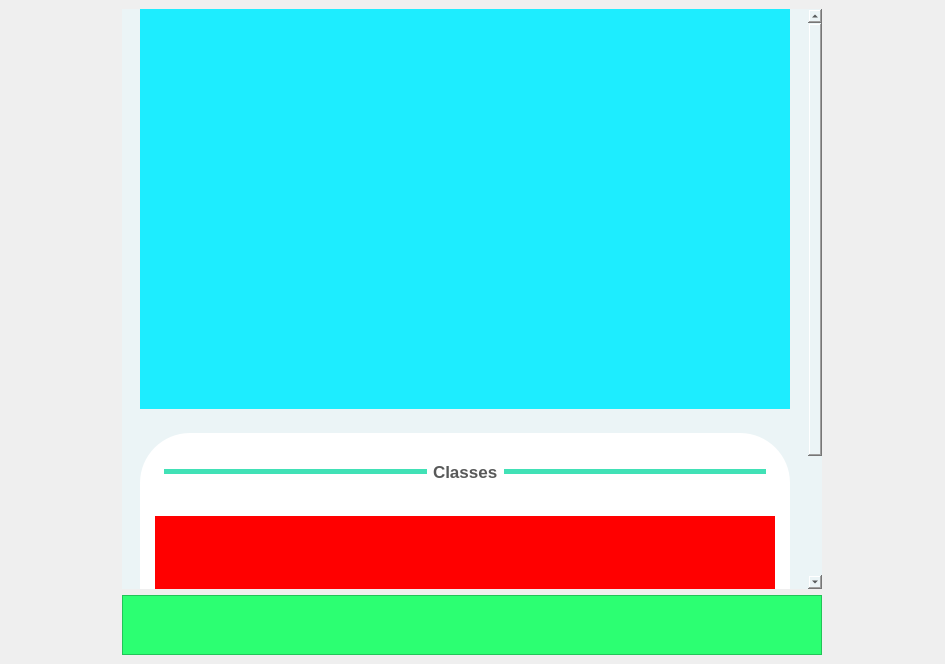
<?xml version="1.0" encoding="UTF-8"?>
<ui version="4.0">
 <class>MainWindow</class>
 <widget class="QMainWindow" name="MainWindow">
  <property name="geometry">
   <rect>
    <x>0</x>
    <y>0</y>
    <width>945</width>
    <height>664</height>
   </rect>
  </property>
  <property name="windowTitle">
   <string>MainWindow</string>
  </property>
  <property name="styleSheet">
   <string notr="true"/>
  </property>
  <widget class="QWidget" name="centralwidget">
   <property name="minimumSize">
    <size>
     <width>0</width>
     <height>0</height>
    </size>
   </property>
   <layout class="QGridLayout" name="gridLayout_2">
    <item row="1" column="0">
     <widget class="QFrame" name="frame">
      <property name="minimumSize">
       <size>
        <width>0</width>
        <height>60</height>
       </size>
      </property>
      <property name="styleSheet">
       <string notr="true">background: rgb(44, 255, 114);</string>
      </property>
      <property name="frameShape">
       <enum>QFrame::StyledPanel</enum>
      </property>
      <property name="frameShadow">
       <enum>QFrame::Raised</enum>
      </property>
     </widget>
    </item>
    <item row="0" column="0">
     <widget class="QScrollArea" name="scrollArea">
      <property name="maximumSize">
       <size>
        <width>700</width>
        <height>16777215</height>
       </size>
      </property>
      <property name="styleSheet">
       <string notr="true">background: rgb(235, 244, 246); border: 0;</string>
      </property>
      <property name="verticalScrollBarPolicy">
       <enum>Qt::ScrollBarAsNeeded</enum>
      </property>
      <property name="horizontalScrollBarPolicy">
       <enum>Qt::ScrollBarAlwaysOff</enum>
      </property>
      <property name="widgetResizable">
       <bool>true</bool>
      </property>
      <widget class="QWidget" name="wrapper">
       <property name="geometry">
        <rect>
         <x>0</x>
         <y>0</y>
         <width>683</width>
         <height>750</height>
        </rect>
       </property>
       <layout class="QGridLayout" name="gridLayout">
        <property name="leftMargin">
         <number>0</number>
        </property>
        <property name="topMargin">
         <number>0</number>
        </property>
        <property name="rightMargin">
         <number>0</number>
        </property>
        <property name="bottomMargin">
         <number>0</number>
        </property>
        <property name="spacing">
         <number>0</number>
        </property>
        <item row="0" column="0">
         <widget class="QFrame" name="container">
          <property name="sizePolicy">
           <sizepolicy hsizetype="Preferred" vsizetype="Maximum">
            <horstretch>0</horstretch>
            <verstretch>0</verstretch>
           </sizepolicy>
          </property>
          <property name="maximumSize">
           <size>
            <width>650</width>
            <height>16777215</height>
           </size>
          </property>
          <property name="styleSheet">
           <string notr="true"/>
          </property>
          <property name="frameShape">
           <enum>QFrame::StyledPanel</enum>
          </property>
          <property name="frameShadow">
           <enum>QFrame::Raised</enum>
          </property>
          <layout class="QVBoxLayout" name="verticalLayout_3">
           <property name="spacing">
            <number>12</number>
           </property>
           <property name="leftMargin">
            <number>0</number>
           </property>
           <property name="topMargin">
            <number>0</number>
           </property>
           <property name="rightMargin">
            <number>0</number>
           </property>
           <property name="bottomMargin">
            <number>0</number>
           </property>
           <item>
            <widget class="QFrame" name="jumbotron">
             <property name="minimumSize">
              <size>
               <width>0</width>
               <height>400</height>
              </size>
             </property>
             <property name="maximumSize">
              <size>
               <width>16777164</width>
               <height>400</height>
              </size>
             </property>
             <property name="styleSheet">
              <string notr="true">background: rgb(29, 237, 255);</string>
             </property>
             <property name="frameShape">
              <enum>QFrame::StyledPanel</enum>
             </property>
             <property name="frameShadow">
              <enum>QFrame::Raised</enum>
             </property>
             <layout class="QVBoxLayout" name="verticalLayout_2">
              <property name="leftMargin">
               <number>0</number>
              </property>
              <property name="topMargin">
               <number>0</number>
              </property>
              <property name="rightMargin">
               <number>0</number>
              </property>
              <property name="bottomMargin">
               <number>0</number>
              </property>
              <item>
               <widget class="QFrame" name="datetime">
                <property name="minimumSize">
                 <size>
                  <width>0</width>
                  <height>60</height>
                 </size>
                </property>
                <property name="maximumSize">
                 <size>
                  <width>16777215</width>
                  <height>60</height>
                 </size>
                </property>
                <property name="frameShape">
                 <enum>QFrame::StyledPanel</enum>
                </property>
                <property name="frameShadow">
                 <enum>QFrame::Raised</enum>
                </property>
               </widget>
              </item>
              <item>
               <widget class="QFrame" name="map">
                <property name="minimumSize">
                 <size>
                  <width>0</width>
                  <height>300</height>
                 </size>
                </property>
                <property name="maximumSize">
                 <size>
                  <width>16777215</width>
                  <height>400</height>
                 </size>
                </property>
                <property name="frameShape">
                 <enum>QFrame::StyledPanel</enum>
                </property>
                <property name="frameShadow">
                 <enum>QFrame::Raised</enum>
                </property>
                <layout class="QGridLayout" name="gridLayout_3">
                 <property name="leftMargin">
                  <number>0</number>
                 </property>
                 <property name="topMargin">
                  <number>0</number>
                 </property>
                 <property name="rightMargin">
                  <number>0</number>
                 </property>
                 <property name="bottomMargin">
                  <number>0</number>
                 </property>
                 <property name="spacing">
                  <number>0</number>
                 </property>
                 <item row="0" column="0">
                  <widget class="QScrollArea" name="scrollArea_2">
                   <property name="widgetResizable">
                    <bool>true</bool>
                   </property>
                   <widget class="QWidget" name="scrollAreaWidgetContents">
                    <property name="geometry">
                     <rect>
                      <x>0</x>
                      <y>0</y>
                      <width>650</width>
                      <height>334</height>
                     </rect>
                    </property>
                   </widget>
                  </widget>
                 </item>
                </layout>
               </widget>
              </item>
             </layout>
            </widget>
           </item>
           <item>
            <widget class="QFrame" name="assignments">
             <property name="frameShape">
              <enum>QFrame::StyledPanel</enum>
             </property>
             <property name="frameShadow">
              <enum>QFrame::Raised</enum>
             </property>
            </widget>
           </item>
           <item>
            <widget class="QFrame" name="course_container">
             <property name="sizePolicy">
              <sizepolicy hsizetype="Preferred" vsizetype="Maximum">
               <horstretch>0</horstretch>
               <verstretch>0</verstretch>
              </sizepolicy>
             </property>
             <property name="styleSheet">
              <string notr="true">border-top-left-radius: 50px;
border-top-right-radius: 50px;
border-bottom-left-radius: 0px;
border-bottom-right-radius: 0px;
background: rgb(255, 255, 255);</string>
             </property>
             <property name="frameShape">
              <enum>QFrame::StyledPanel</enum>
             </property>
             <property name="frameShadow">
              <enum>QFrame::Raised</enum>
             </property>
             <layout class="QVBoxLayout" name="verticalLayout_5">
              <property name="spacing">
               <number>25</number>
              </property>
              <property name="leftMargin">
               <number>15</number>
              </property>
              <property name="topMargin">
               <number>20</number>
              </property>
              <property name="rightMargin">
               <number>15</number>
              </property>
              <property name="bottomMargin">
               <number>12</number>
              </property>
              <item>
               <widget class="QFrame" name="course_title">
                <property name="sizePolicy">
                 <sizepolicy hsizetype="Preferred" vsizetype="Maximum">
                  <horstretch>0</horstretch>
                  <verstretch>0</verstretch>
                 </sizepolicy>
                </property>
                <property name="frameShape">
                 <enum>QFrame::StyledPanel</enum>
                </property>
                <property name="frameShadow">
                 <enum>QFrame::Raised</enum>
                </property>
                <layout class="QHBoxLayout" name="horizontalLayout">
                 <item>
                  <widget class="QFrame" name="line_course">
                   <property name="minimumSize">
                    <size>
                     <width>0</width>
                     <height>5</height>
                    </size>
                   </property>
                   <property name="maximumSize">
                    <size>
                     <width>16777215</width>
                     <height>5</height>
                    </size>
                   </property>
                   <property name="styleSheet">
                    <string notr="true">background: rgb(65, 225, 182); border-radius: 20px;</string>
                   </property>
                   <property name="frameShape">
                    <enum>QFrame::StyledPanel</enum>
                   </property>
                   <property name="frameShadow">
                    <enum>QFrame::Raised</enum>
                   </property>
                  </widget>
                 </item>
                 <item>
                  <widget class="QLabel" name="label">
                   <property name="sizePolicy">
                    <sizepolicy hsizetype="Maximum" vsizetype="Preferred">
                     <horstretch>0</horstretch>
                     <verstretch>0</verstretch>
                    </sizepolicy>
                   </property>
                   <property name="font">
                    <font>
                     <pointsize>13</pointsize>
                     <weight>75</weight>
                     <bold>true</bold>
                    </font>
                   </property>
                   <property name="styleSheet">
                    <string notr="true">color: rgb(88, 89, 89);</string>
                   </property>
                   <property name="text">
                    <string>Classes</string>
                   </property>
                  </widget>
                 </item>
                 <item>
                  <widget class="QFrame" name="line_course_2">
                   <property name="minimumSize">
                    <size>
                     <width>0</width>
                     <height>5</height>
                    </size>
                   </property>
                   <property name="maximumSize">
                    <size>
                     <width>16777215</width>
                     <height>5</height>
                    </size>
                   </property>
                   <property name="styleSheet">
                    <string notr="true">background: rgb(65, 225, 182); border-radius: 50px;</string>
                   </property>
                   <property name="frameShape">
                    <enum>QFrame::StyledPanel</enum>
                   </property>
                   <property name="frameShadow">
                    <enum>QFrame::Raised</enum>
                   </property>
                  </widget>
                 </item>
                </layout>
               </widget>
              </item>
              <item>
               <widget class="QFrame" name="course_wrapper">
                <property name="sizePolicy">
                 <sizepolicy hsizetype="Preferred" vsizetype="Maximum">
                  <horstretch>0</horstretch>
                  <verstretch>0</verstretch>
                 </sizepolicy>
                </property>
                <property name="accessibleName">
                 <string/>
                </property>
                <property name="styleSheet">
                 <string notr="true">background: rgb(255, 217, 24);
border-radius: 0;</string>
                </property>
                <property name="frameShape">
                 <enum>QFrame::StyledPanel</enum>
                </property>
                <property name="frameShadow">
                 <enum>QFrame::Raised</enum>
                </property>
                <layout class="QVBoxLayout" name="verticalLayout_4">
                 <property name="spacing">
                  <number>20</number>
                 </property>
                 <property name="leftMargin">
                  <number>0</number>
                 </property>
                 <property name="topMargin">
                  <number>0</number>
                 </property>
                 <property name="rightMargin">
                  <number>0</number>
                 </property>
                 <property name="bottomMargin">
                  <number>0</number>
                 </property>
                 <item>
                  <widget class="QFrame" name="course_2">
                   <property name="minimumSize">
                    <size>
                     <width>0</width>
                     <height>100</height>
                    </size>
                   </property>
                   <property name="maximumSize">
                    <size>
                     <width>16777215</width>
                     <height>100</height>
                    </size>
                   </property>
                   <property name="layoutDirection">
                    <enum>Qt::LeftToRight</enum>
                   </property>
                   <property name="autoFillBackground">
                    <bool>false</bool>
                   </property>
                   <property name="styleSheet">
                    <string notr="true">background: rgb(255, 0, 0);</string>
                   </property>
                   <property name="frameShape">
                    <enum>QFrame::StyledPanel</enum>
                   </property>
                   <property name="frameShadow">
                    <enum>QFrame::Raised</enum>
                   </property>
                  </widget>
                 </item>
                 <item>
                  <widget class="QFrame" name="course_3">
                   <property name="minimumSize">
                    <size>
                     <width>0</width>
                     <height>100</height>
                    </size>
                   </property>
                   <property name="maximumSize">
                    <size>
                     <width>16777215</width>
                     <height>100</height>
                    </size>
                   </property>
                   <property name="layoutDirection">
                    <enum>Qt::LeftToRight</enum>
                   </property>
                   <property name="autoFillBackground">
                    <bool>false</bool>
                   </property>
                   <property name="styleSheet">
                    <string notr="true">background: rgb(255, 0, 0);</string>
                   </property>
                   <property name="frameShape">
                    <enum>QFrame::StyledPanel</enum>
                   </property>
                   <property name="frameShadow">
                    <enum>QFrame::Raised</enum>
                   </property>
                  </widget>
                 </item>
                </layout>
               </widget>
              </item>
             </layout>
            </widget>
           </item>
          </layout>
         </widget>
        </item>
       </layout>
      </widget>
     </widget>
    </item>
   </layout>
  </widget>
 </widget>
 <resources/>
 <connections/>
</ui>
